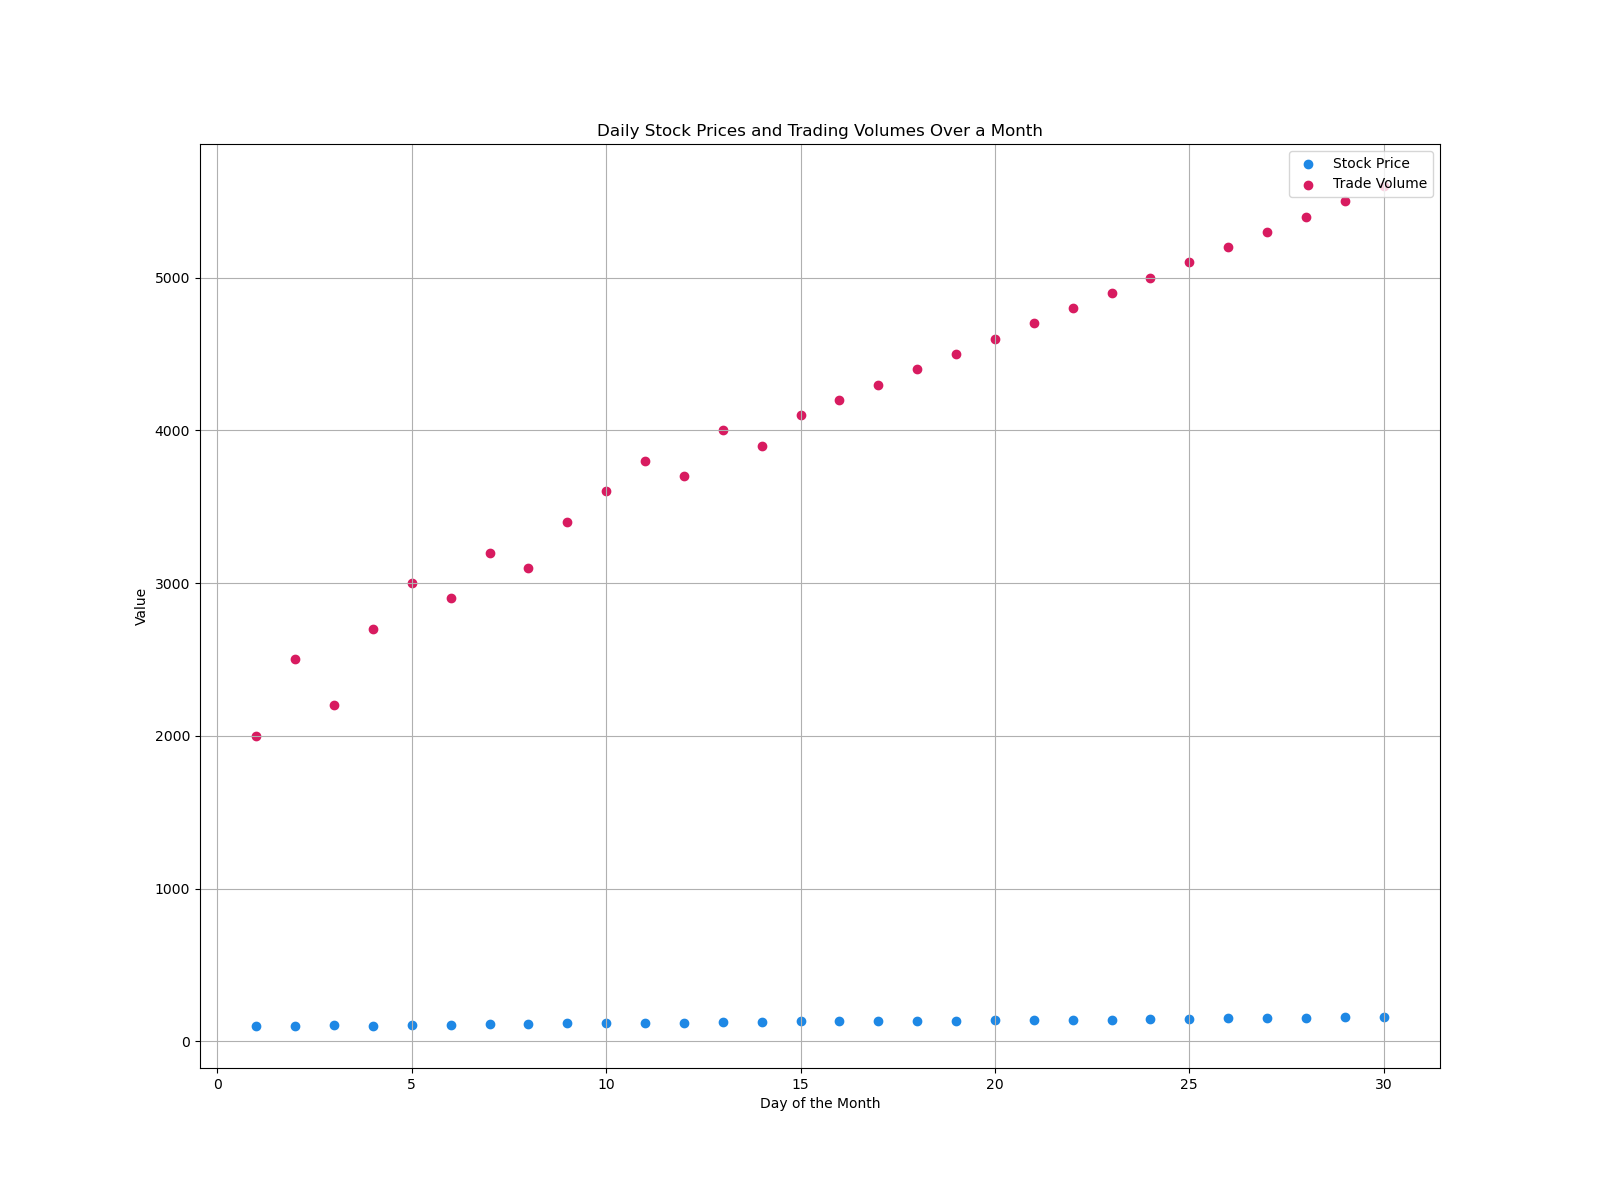

The Python source for this figure:

import matplotlib.pyplot as plt

# Data for plotting
days = [1, 2, 3, 4, 5, 6, 7, 8, 9, 10, 11, 12, 13, 14, 15, 16, 17, 18, 19, 20, 21, 22, 23, 24, 25, 26, 27, 28, 29, 30]
stock_price = [100, 102, 105, 103, 108, 107, 110, 115, 118, 120, 122, 121, 125, 127, 130, 132, 134, 133, 135, 137, 140, 142, 141, 145, 148, 150, 152, 155, 157, 160]
trade_volume = [2000, 2500, 2200, 2700, 3000, 2900, 3200, 3100, 3400, 3600, 3800, 3700, 4000, 3900, 4100, 4200, 4300, 4400, 4500, 4600, 4700, 4800, 4900, 5000, 5100, 5200, 5300, 5400, 5500, 5600]

# Create a scatterplot
plt.figure(figsize=(16, 12))
plt.scatter(days, stock_price, c="#1E88E5", label="Stock Price")
plt.scatter(days, trade_volume, c="#D81B60", label="Trade Volume")

# Customize the chart
plt.title("Daily Stock Prices and Trading Volumes Over a Month")
plt.xlabel("Day of the Month")
plt.ylabel("Value")
plt.legend(loc='upper right')
plt.grid(True)

# Show the scatterplot
plt.show()
